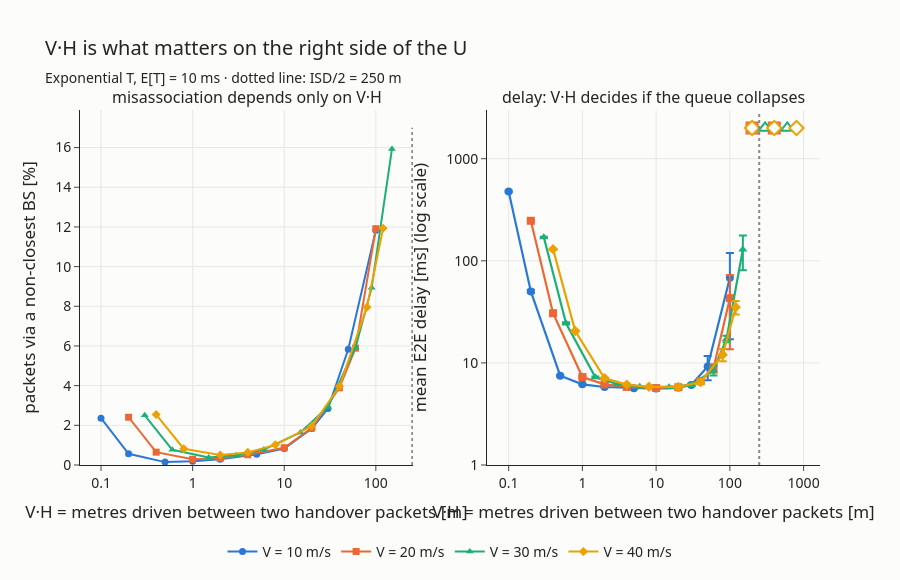

The notebook cell saved with this chart:
### Markdown cell above
### Chart 04 — The distance driven between two updates (V·H)

**What it shows:** the same results, but on the x-axis we put **V·H** = metres driven between two handover packets. The dotted line is ISD/2 = 250 m.

### Code cell
data = summary[(summary["dist"] == "Exponential") & (summary["T"] == 10)].copy()
data["VH"] = data["V"] * data["H"]

fig = make_subplots(rows=1, cols=2, horizontal_spacing=0.1, subplot_titles=[
    "misassociation depends only on V·H", "delay: V·H decides if the queue collapses"])
for i, v in enumerate(SPEEDS):
    d = data[data["V"] == v].sort_values("VH")
    st = d[d["n_collapsed"] == 0]
    fig.add_trace(go.Scatter(x=st["VH"], y=st["misassociated:mean"] * 100, mode="lines+markers",
                             name=f"V = {v} m/s", legendgroup=str(v), line=dict(color=COLORS[i]),
                             marker=dict(symbol=SYMBOLS[i], size=7)), row=1, col=1)
    add_delay_line(fig, d, "VH", f"V = {v} m/s", COLORS[i], SYMBOLS[i], row=1, col=2, show_legend=False)
fig.add_trace(go.Scatter(x=[ISD / 2, ISD / 2], y=[0, 17], mode="lines", showlegend=False,
                         line=dict(color=GREY, dash="dot")), row=1, col=1)
fig.add_trace(go.Scatter(x=[ISD / 2, ISD / 2], y=[1, TOP * 1.4], mode="lines", showlegend=False,
                         line=dict(color=GREY, dash="dot")), row=1, col=2)
log_x(fig, "V·H = metres driven between two handover packets [m]")
fig.update_yaxes(title="packets via a non-closest BS [%]", rangemode="tozero", row=1, col=1)
log_delay_axis(fig, row=1, col=2)
style(fig, "V·H is what matters on the right side of the U",
      "Exponential T, E[T] = 10 ms · dotted line: ISD/2 = 250 m", height=580)
fig.show()
save(fig, "04_delay_vs_VH", width=1300, height=580)

### Figure 1 — Plotly figure (JSON) as saved in the notebook; plotly's stock layout.template omitted (floating-point values rounded to 4 significant figures)
{"data": [{"legendgroup": "10", "line": {"color": "#2a78d6"}, "marker": {"size": 7, "symbol": "circle"}, "mode": "lines+markers", "name": "V = 10 m/s", "type": "scatter", "x": [0.1, 0.2, 0.5, 1.0, 2.0, 5.0, 10.0, 20.0, 30.0, 50.0, 100.0], "xaxis": "x", "y": [2.362, 0.5651, 0.1462, 0.1935, 0.2853, 0.5436, 0.8345, 1.835, 2.844, 5.831, 11.83], "yaxis": "y"}, {"error_y": {"array": [7.557, 1.892, 0.1348, 0.06875, 0.05352, 0.05014, 0.06613, 0.1827, 0.1587, 2.473, 51.16], "arrayminus": [7.557, 1.892, 0.1348, 0.06875, 0.05352, 0.05014, 0.06613, 0.1827, 0.1587, 2.473, 51.16], "width": 4}, "legendgroup": "V = 10 m/s", "line": {"color": "#2a78d6", "dash": "solid", "width": 2.2}, "marker": {"color": "#2a78d6", "size": 8, "symbol": "circle"}, "mode": "lines+markers", "name": "V = 10 m/s", "showlegend": false, "type": "scatter", "x": [0.1, 0.2, 0.5, 1.0, 2.0, 5.0, 10.0, 20.0, 30.0, 50.0, 100.0], "xaxis": "x2", "y": [477.8, 50.18, 7.488, 6.17, 5.809, 5.638, 5.6, 5.731, 6.089, 9.239, 68.25], "yaxis": "y2"}, {"legendgroup": "V = 10 m/s", "marker": {"color": "white", "line": {"color": "#2a78d6", "width": 2}, "size": 11, "symbol": "circle"}, "mode": "markers", "name": "V = 10 m/s (collapsed)", "showlegend": false, "type": "scatter", "x": [200.0], "xaxis": "x2", "y": [2000], "yaxis": "y2"}, {"legendgroup": "20", "line": {"color": "#eb6834"}, "marker": {"size": 7, "symbol": "square"}, "mode": "lines+markers", "name": "V = 20 m/s", "type": "scatter", "x": [0.2, 0.4, 1.0, 2.0, 4.0, 10.0, 20.0, 40.0, 60.0, 100.0], "xaxis": "x", "y": [2.407, 0.6481, 0.2865, 0.3379, 0.5179, 0.8695, 1.871, 3.889, 5.89, 11.91], "yaxis": "y"}, {"error_y": {"array": [3.444, 0.9223, 0.1745, 0.09452, 0.07044, 0.07153, 0.1763, 0.423, 0.8446, 29.46], "arrayminus": [3.444, 0.9223, 0.1745, 0.09452, 0.07044, 0.07153, 0.1763, 0.423, 0.8446, 29.46], "width": 4}, "legendgroup": "V = 20 m/s", "line": {"color": "#eb6834", "dash": "solid", "width": 2.2}, "marker": {"color": "#eb6834", "size": 8, "symbol": "square"}, "mode": "lines+markers", "name": "V = 20 m/s", "showlegend": false, "type": "scatter", "x": [0.2, 0.4, 1.0, 2.0, 4.0, 10.0, 20.0, 40.0, 60.0, 100.0], "xaxis": "x2", "y": [246.6, 30.67, 7.269, 6.16, 5.82, 5.671, 5.777, 6.656, 8.872, 43.05], "yaxis": "y2"}, {"legendgroup": "V = 20 m/s", "marker": {"color": "white", "line": {"color": "#eb6834", "width": 2}, "size": 11, "symbol": "square"}, "mode": "markers", "name": "V = 20 m/s (collapsed)", "showlegend": false, "type": "scatter", "x": [200.0, 400.0], "xaxis": "x2", "y": [2000, 2000], "yaxis": "y2"}, {"legendgroup": "30", "line": {"color": "#1baf7a"}, "marker": {"size": 7, "symbol": "triangle-up"}, "mode": "lines+markers", "name": "V = 30 m/s", "type": "scatter", "x": [0.3, 0.6, 1.5, 3.0, 6.0, 15.0, 30.0, 60.0, 90.0, 150.0], "xaxis": "x", "y": [2.502, 0.7678, 0.3761, 0.4976, 0.7764, 1.64, 2.929, 5.927, 8.932, 15.93], "yaxis": "y"}, {"error_y": {"array": [1.974, 0.5949, 0.1183, 0.07011, 0.05395, 0.06743, 0.1496, 0.9268, 1.278, 48.31], "arrayminus": [1.974, 0.5949, 0.1183, 0.07011, 0.05395, 0.06743, 0.1496, 0.9268, 1.278, 48.31], "width": 4}, "legendgroup": "V = 30 m/s", "line": {"color": "#1baf7a", "dash": "solid", "width": 2.2}, "marker": {"color": "#1baf7a", "size": 8, "symbol": "triangle-up"}, "mode": "lines+markers", "name": "V = 30 m/s", "showlegend": false, "type": "scatter", "x": [0.3, 0.6, 1.5, 3.0, 6.0, 15.0, 30.0, 60.0, 90.0, 150.0], "xaxis": "x2", "y": [170.2, 24.45, 7.238, 6.182, 5.855, 5.788, 6.088, 8.472, 17.18, 129.1], "yaxis": "y2"}, {"legendgroup": "V = 30 m/s", "marker": {"color": "white", "line": {"color": "#1baf7a", "width": 2}, "size": 11, "symbol": "triangle-up"}, "mode": "markers", "name": "V = 30 m/s (collapsed)", "showlegend": false, "type": "scatter", "x": [300.0, 600.0], "xaxis": "x2", "y": [2000, 2000], "yaxis": "y2"}, {"legendgroup": "40", "line": {"color": "#eda100"}, "marker": {"size": 7, "symbol": "diamond"}, "mode": "lines+markers", "name": "V = 40 m/s", "type": "scatter", "x": [0.4, 0.8, 2.0, 4.0, 8.0, 20.0, 40.0, 80.0, 120.0], "xaxis": "x", "y": [2.544, 0.8196, 0.5011, 0.6355, 1.015, 1.962, 3.957, 7.957, 11.93], "yaxis": "y"}, {"error_y": {"array": [1.321, 0.5189, 0.1006, 0.06821, 0.05351, 0.1513, 0.3475, 1.632, 5.326], "arrayminus": [1.321, 0.5189, 0.1006, 0.06821, 0.05351, 0.1513, 0.3475, 1.632, 5.326], "width": 4}, "legendgroup": "V = 40 m/s", "line": {"color": "#eda100", "dash": "solid", "width": 2.2}, "marker": {"color": "#eda100", "size": 8, "symbol": "diamond"}, "mode": "lines+markers", "name": "V = 40 m/s", "showlegend": false, "type": "scatter", "x": [0.4, 0.8, 2.0, 4.0, 8.0, 20.0, 40.0, 80.0, 120.0], "xaxis": "x2", "y": [130.0, 20.53, 7.08, 6.128, 5.834, 5.813, 6.495, 12.02, 35.15], "yaxis": "y2"}, {"legendgroup": "V = 40 m/s", "marker": {"color": "white", "line": {"color": "#eda100", "width": 2}, "size": 11, "symbol": "diamond"}, "mode": "markers", "name": "V = 40 m/s (collapsed)", "showlegend": false, "type": "scatter", "x": [200.0, 400.0, 800.0], "xaxis": "x2", "y": [2000, 2000, 2000], "yaxis": "y2"}, {"line": {"color": "#8a8983", "dash": "dot"}, "mode": "lines", "showlegend": false, "type": "scatter", "x": [250.0, 250.0], "xaxis": "x", "y": [0, 17], "yaxis": "y"}, {"line": {"color": "#8a8983", "dash": "dot"}, "mode": "lines", "showlegend": false, "type": "scatter", "x": [250.0, 250.0], "xaxis": "x2", "y": [1, 2800.0], "yaxis": "y2"}], "layout": {"annotations": [{"font": {"size": 16}, "showarrow": false, "text": "misassociation depends only on V·H", "x": 0.225, "xanchor": "center", "xref": "paper", "y": 1.0, "yanchor": "bottom", "yref": "paper"}, {"font": {"size": 16}, "showarrow": false, "text": "delay: V·H decides if the queue collapses", "x": 0.775, "xanchor": "center", "xref": "paper", "y": 1.0, "yanchor": "bottom", "yref": "paper"}], "font": {"family": "Segoe UI, Arial", "size": 14}, "height": 580, "legend": {"orientation": "h", "x": 0.5, "xanchor": "center", "y": -0.2}, "margin": {"t": 110}, "paper_bgcolor": "#fcfcfb", "plot_bgcolor": "#fcfcfb", "title": {"subtitle": {"text": "Exponential T, E[T] = 10 ms · dotted line: ISD/2 = 250 m"}, "text": "V·H is what matters on the right side of the U"}, "xaxis": {"anchor": "y", "domain": [0.0, 0.45], "dtick": 1, "gridcolor": "#e8e7e3", "showgrid": true, "title": {"text": "V·H = metres driven between two handover packets [m]"}, "type": "log"}, "xaxis2": {"anchor": "y2", "domain": [0.55, 1.0], "dtick": 1, "gridcolor": "#e8e7e3", "showgrid": true, "title": {"text": "V·H = metres driven between two handover packets [m]"}, "type": "log"}, "yaxis": {"anchor": "x", "domain": [0.0, 1.0], "gridcolor": "#e8e7e3", "rangemode": "tozero", "showgrid": true, "title": {"text": "packets via a non-closest BS [%]"}}, "yaxis2": {"anchor": "x2", "domain": [0.0, 1.0], "dtick": 1, "gridcolor": "#e8e7e3", "range": [0, 3.477], "showgrid": true, "title": {"text": "mean E2E delay [ms] (log scale)"}, "type": "log"}}}
